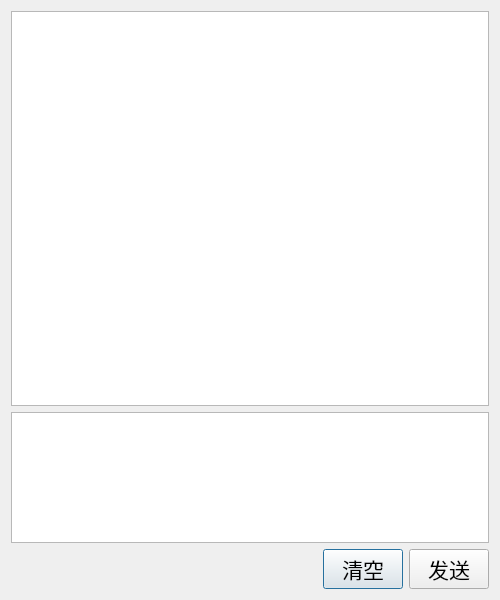
<?xml version="1.0" encoding="UTF-8"?>
<ui version="4.0">
 <class>chatDialog</class>
 <widget class="QDialog" name="chatDialog">
  <property name="geometry">
   <rect>
    <x>0</x>
    <y>0</y>
    <width>500</width>
    <height>600</height>
   </rect>
  </property>
  <property name="font">
   <font>
    <pointsize>16</pointsize>
   </font>
  </property>
  <property name="windowTitle">
   <string>Dialog</string>
  </property>
  <layout class="QVBoxLayout" name="verticalLayout" stretch="3,1,0">
   <item>
    <widget class="QListWidget" name="listWidget">
     <property name="layoutDirection">
      <enum>Qt::LayoutDirection::RightToLeft</enum>
     </property>
    </widget>
   </item>
   <item>
    <widget class="chatTextEdit" name="textEdit"/>
   </item>
   <item>
    <layout class="QHBoxLayout" name="horizontalLayout">
     <item>
      <spacer name="horizontalSpacer">
       <property name="orientation">
        <enum>Qt::Orientation::Horizontal</enum>
       </property>
       <property name="sizeHint" stdset="0">
        <size>
         <width>40</width>
         <height>20</height>
        </size>
       </property>
      </spacer>
     </item>
     <item>
      <widget class="QPushButton" name="pushButtonClear">
       <property name="text">
        <string>清空</string>
       </property>
      </widget>
     </item>
     <item>
      <widget class="QPushButton" name="pushButtonSend">
       <property name="text">
        <string>发送</string>
       </property>
      </widget>
     </item>
    </layout>
   </item>
  </layout>
 </widget>
 <customwidgets>
  <customwidget>
   <class>chatTextEdit</class>
   <extends>QTextEdit</extends>
   <header location="global">chattextedit.h</header>
  </customwidget>
 </customwidgets>
 <resources/>
 <connections/>
</ui>
